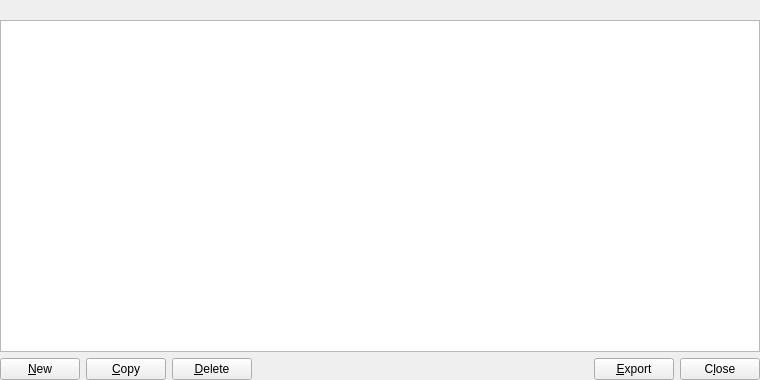
<?xml version="1.0" encoding="UTF-8"?>
<ui version="4.0">
 <class>AddressBookPage</class>
 <widget class="QWidget" name="AddressBookPage">
  <property name="geometry">
   <rect>
    <x>0</x>
    <y>0</y>
    <width>760</width>
    <height>380</height>
   </rect>
  </property>
  <layout class="QVBoxLayout" name="verticalLayout">
   <property name="leftMargin">
    <number>0</number>
   </property>
   <property name="topMargin">
    <number>0</number>
   </property>
   <property name="rightMargin">
    <number>0</number>
   </property>
   <property name="bottomMargin">
    <number>0</number>
   </property>
   <item>
    <widget class="QLabel" name="labelExplanation">
     <property name="textFormat">
      <enum>Qt::PlainText</enum>
     </property>
     <property name="wordWrap">
      <bool>true</bool>
     </property>
    </widget>
   </item>
   <item>
    <widget class="QTableView" name="tableView">
     <property name="contextMenuPolicy">
      <enum>Qt::CustomContextMenu</enum>
     </property>
     <property name="toolTip">
      <string>Right-click to edit address or label</string>
     </property>
     <property name="tabKeyNavigation">
      <bool>false</bool>
     </property>
     <property name="alternatingRowColors">
      <bool>true</bool>
     </property>
     <property name="selectionMode">
      <enum>QAbstractItemView::SingleSelection</enum>
     </property>
     <property name="selectionBehavior">
      <enum>QAbstractItemView::SelectRows</enum>
     </property>
     <property name="sortingEnabled">
      <bool>true</bool>
     </property>
     <attribute name="verticalHeaderVisible">
      <bool>false</bool>
     </attribute>
    </widget>
   </item>
   <item>
    <layout class="QHBoxLayout" name="horizontalLayout">
     <item>
      <widget class="QPushButton" name="newAddress">
       <property name="toolTip">
        <string>Create a new address</string>
       </property>
       <property name="text">
        <string>&amp;New</string>
       </property>
       <property name="icon">
        <iconset resource="../zero.qrc">
         <normaloff>:/icons/add</normaloff>:/icons/add</iconset>
       </property>
       <property name="autoDefault">
        <bool>false</bool>
       </property>
      </widget>
     </item>
     <item>
      <widget class="QPushButton" name="copyAddress">
       <property name="toolTip">
        <string>Copy the currently selected address to the system clipboard</string>
       </property>
       <property name="text">
        <string>&amp;Copy</string>
       </property>
       <property name="icon">
        <iconset resource="../zero.qrc">
         <normaloff>:/icons/editcopy</normaloff>:/icons/editcopy</iconset>
       </property>
       <property name="autoDefault">
        <bool>false</bool>
       </property>
      </widget>
     </item>
     <item>
      <widget class="QPushButton" name="deleteAddress">
       <property name="toolTip">
        <string>Delete the currently selected address from the list</string>
       </property>
       <property name="text">
        <string>&amp;Delete</string>
       </property>
       <property name="icon">
        <iconset resource="../zero.qrc">
         <normaloff>:/icons/remove</normaloff>:/icons/remove</iconset>
       </property>
       <property name="autoDefault">
        <bool>false</bool>
       </property>
      </widget>
     </item>
     <item>
      <spacer name="horizontalSpacer">
       <property name="orientation">
        <enum>Qt::Horizontal</enum>
       </property>
       <property name="sizeHint" stdset="0">
        <size>
         <width>40</width>
         <height>20</height>
        </size>
       </property>
      </spacer>
     </item>
     <item>
      <widget class="QPushButton" name="exportButton">
       <property name="toolTip">
        <string>Export the data in the current tab to a file</string>
       </property>
       <property name="text">
        <string>&amp;Export</string>
       </property>
       <property name="icon">
        <iconset resource="../zero.qrc">
         <normaloff>:/icons/export</normaloff>:/icons/export</iconset>
       </property>
       <property name="autoDefault">
        <bool>false</bool>
       </property>
      </widget>
     </item>
     <item>
      <widget class="QPushButton" name="closeButton">
       <property name="sizePolicy">
        <sizepolicy hsizetype="Minimum" vsizetype="Minimum">
         <horstretch>0</horstretch>
         <verstretch>0</verstretch>
        </sizepolicy>
       </property>
       <property name="text">
        <string>C&amp;lose</string>
       </property>
       <property name="autoDefault">
        <bool>false</bool>
       </property>
      </widget>
     </item>
    </layout>
   </item>
  </layout>
 </widget>
 <resources>
  <include location="../zero.qrc"/>
 </resources>
 <connections/>
</ui>
